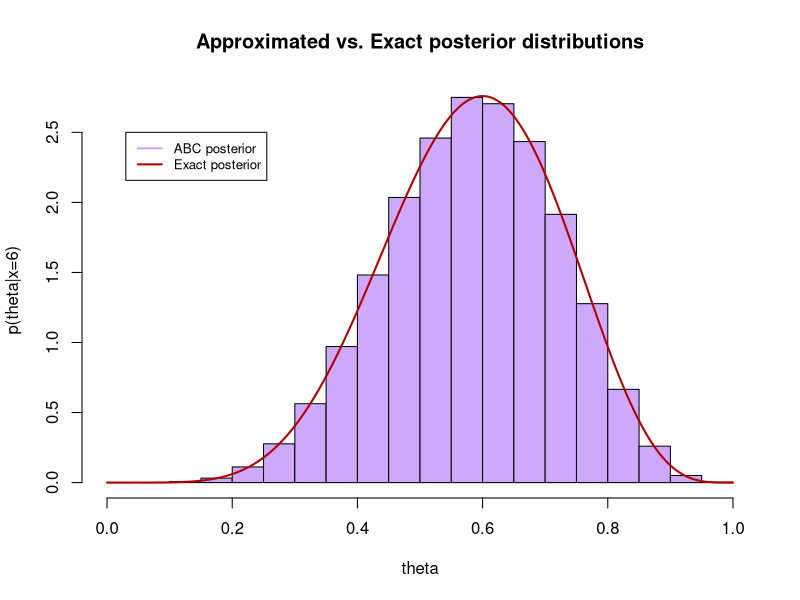

The R script that drew this image:
## ---- chunk 1
knitr::opts_chunk$set(echo = TRUE)
## ---- chunk 2
set.seed(147)
n <- 1e6
thetas = runif(n,0,1) # draw n thetas from prior
x_obs = 6 # observed data is 6 heads - just 1 experiment

simulator <- function(theta){
  x_sim <- rbinom(1,10,theta)
}

# Use 6 cores
library(parallel)
all_x_sim_parallel <- mclapply(thetas, simulator, mc.cores=6)

# Only accept thetas that give x_sim = x_obs (i.e. = 6), otherwise reject
ind = all_x_sim_parallel==x_obs
post = thetas[ind]
length(post) # Looks like the right proportion (should be around 1/10, since there are 10 possible # heads)
## ---- chunk 3
pts <- 0:1000 / 1000
hist(post, prob=TRUE, main="Approximated vs. Exact posterior distributions",xlab='theta',ylab='p(theta|x=6)',xlim=c(0,1),col='#CEA9FB')
lines(pts, dbeta(pts,7,5), lwd=2, col='#B10000')
legend(0.03, 2.5, legend=c("ABC posterior", "Exact posterior"),
       col=c("#CEA9FB", "#B10000"), lwd=2, cex=0.8)

